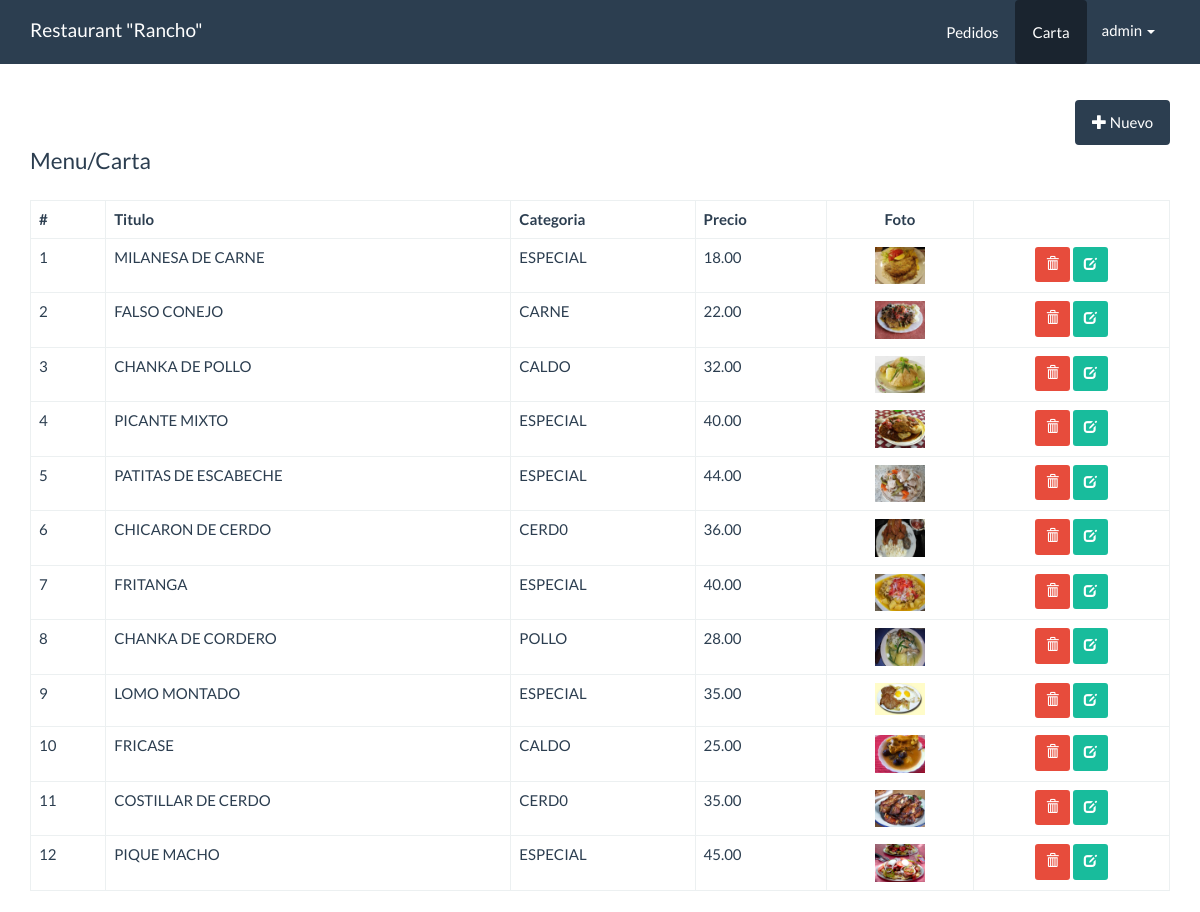
The app's page /panel/platos/index.php (signed in) with its own data.
### tables this page shows
CREATE TABLE `platos` (
  `id` int(11) NOT NULL,
  `titulo` varchar(80) NOT NULL,
  `descripcion` varchar(300) NOT NULL,
  `foto` varchar(100) NOT NULL,
  `precio` decimal(10,2) NOT NULL,
  `categoria_id` int(10) NOT NULL,
  `fecha` date NOT NULL,
  `estado` int(11) NOT NULL DEFAULT '1'
);

CREATE TABLE `categorias` (
  `id` int(10) NOT NULL,
  `nombre` varchar(50) NOT NULL
);

### src/Plato.php (called while the page is built, shortened)
<?php
class Plato{
    private $cn = null;
    public function __construct(){
        $this->config = parse_ini_file(__DIR__.'/../config.ini') ;
        $this->cn = new \PDO( $this->config['dns'], $this->config['usuario'],$this->config['clave'],array(
            \PDO::MYSQL_ATTR_INIT_COMMAND => 'SET NAMES utf8'
        ));
    }
    public function mostrar(){
        $sql = "SELECT platos.id, titulo, descripcion,foto,nombre,precio,fecha,estado FROM platos
        INNER JOIN categorias
        ON platos.categoria_id = categorias.id ORDER BY platos.id DESC
        ";
        $resultado = $this->cn->prepare($sql);
        if($resultado->execute())
            return $resultado->fetchAll();
        return false;
    }
}

### panel/platos/index.php (the view, shortened to what this page needs)
<!DOCTYPE html>
<html lang="es">
  <head>
    <link rel="stylesheet" href="../../assets/css/bootstrap.min.css">
    <link rel="stylesheet" href="../../assets/css/estilos.css">
  </head>
  <body>
    <nav class="navbar navbar-default navbar-fixed-top">
      <div class="container">
        <div class="navbar-header">
          <a class="navbar-brand" href="../dashboard.php">Restaurant "Rancho"</a>
        </div>
        <div id="navbar" class="navbar-collapse collapse">
          <ul class="nav navbar-nav pull-right">
            <li>
              <a href="../pedidos/index.php" class="btn">Pedidos</a>
            </li>
            <li class="active">
              <a href="index.php" class="btn">Carta</a>
            </li>
            <li class="dropdown">
                <a href="#" class="dropdown-toggle" data-toggle="dropdown" role="button" aria-haspopup="true" aria-expanded="false">admin <span class="caret"></span></a>
            </li>
          </ul>
        </div>
      </div>
    </nav>
    <div class="container" id="main">
        <div class="row">
          <div class="col-md-12">
              <div class="pull-right">
                <a href="form_registrar.php" class="btn btn-primary"><span class="glyphicon glyphicon-plus"></span> Nuevo</a>
              </div>
          </div>
        </div>
        <div class="row">
          <div class="col-md-12">
             <fieldset>
              <legend>Menu/Carta</legend>
                <table class="table table-bordered">
                  <thead>
                    <tr>
                      <th>#</th>
                      <th>Titulo</th>
                      <th>Categoria</th>
                      <th>Precio</th>
                      <th class="text-center">Foto</th>
                      <th></th>
                    </tr>
                  </thead>
                  <tbody>
                    <?php
                      $plato = new Kawschool\Plato;
                      $info_plato = $plato->mostrar();
                      $cantidad = count($info_plato);
                      if($cantidad > 0){
                        $c=0;
                      for($x =0; $x < $cantidad; $x++){
                        $c++;
                        $item = $info_plato[$x];
                    ?>
                    <tr>
                      <td><?php print $c?></td>
                      <td><?php print $item['titulo']?></td>
                      <td><?php print $item['nombre']?></td>
                      <td><?php print $item['precio']?></td>
                      <td class="text-center">
                        <?php
                          $foto = '../../upload/'.$item['foto'];
                          if(file_exists($foto)){
                        ?>
                          <img src="<?php print $foto; ?>" width="50">
                      <?php }else{?>
                          SIN FOTO
                      <?php }?>
                      </td>
                      <td class="text-center">
                        <a href="../acciones.php?id=<?php print $item['id'] ?>" class="btn btn-danger btn-sm"><span class="glyphicon glyphicon-trash"></span></a>
                        <a href="form_actualizar.php?id=<?php print $item['id']  ?>" class="btn btn-success btn-sm"><span class="glyphicon glyphicon-edit"></span></a>
                      </td>
                    </tr>
                    <?php
                      }
                    }else{
                    ?>
                    <tr>
                      <td colspan="6">NO HAY REGISTROS</td>
                    </tr>
                    <?php }?>
                  </tbody>
                </table>
             </fieldset>
          </div>
        </div>
    </div>
  </body>
</html>

### assets/css/estilos.css (style rules this page uses)
#main { margin-top: 100px; }

### records on screen
platos: titulo "MILANESA DE CARNE", categoria.nombre "ESPECIAL", precio "18.00", foto (picture)
platos: titulo "FALSO CONEJO", categoria.nombre "CARNE", precio "22.00", foto (picture)
platos: titulo "CHANKA DE POLLO", categoria.nombre "CALDO", precio "32.00", foto (picture)
platos: titulo "PICANTE MIXTO", categoria.nombre "ESPECIAL", precio "40.00", foto (picture)
platos: titulo "PATITAS DE ESCABECHE", categoria.nombre "ESPECIAL", precio "44.00", foto (picture)
platos: titulo "CHICARON DE CERDO", categoria.nombre "CERD0", precio "36.00", foto (picture)
platos: titulo "FRITANGA", categoria.nombre "ESPECIAL", precio "40.00", foto (picture)
platos: titulo "CHANKA DE CORDERO", categoria.nombre "POLLO", precio "28.00", foto (picture)
platos: titulo "LOMO MONTADO", categoria.nombre "ESPECIAL", precio "35.00", foto (picture)
platos: titulo "FRICASE", categoria.nombre "CALDO", precio "25.00", foto (picture)
platos: titulo "COSTILLAR DE CERDO", categoria.nombre "CERD0", precio "35.00", foto (picture)
platos: titulo "PIQUE MACHO", categoria.nombre "ESPECIAL", precio "45.00", foto (picture)
